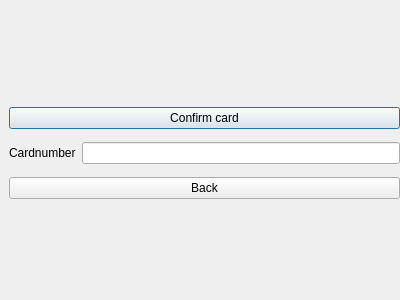
<?xml version="1.0" encoding="UTF-8"?>
<ui version="4.0">
 <class>cardReader</class>
 <widget class="QDialog" name="cardReader">
  <property name="geometry">
   <rect>
    <x>0</x>
    <y>0</y>
    <width>400</width>
    <height>300</height>
   </rect>
  </property>
  <property name="windowTitle">
   <string>Dialog</string>
  </property>
  <widget class="QWidget" name="gridLayoutWidget">
   <property name="geometry">
    <rect>
     <x>9</x>
     <y>100</y>
     <width>391</width>
     <height>107</height>
    </rect>
   </property>
   <layout class="QGridLayout" name="gridLayout">
    <item row="1" column="1">
     <widget class="QLineEdit" name="lineCardSignal"/>
    </item>
    <item row="1" column="0">
     <widget class="QLabel" name="label">
      <property name="text">
       <string>Cardnumber</string>
      </property>
     </widget>
    </item>
    <item row="0" column="0" colspan="2">
     <widget class="QPushButton" name="buttonCard">
      <property name="text">
       <string>Confirm card</string>
      </property>
     </widget>
    </item>
    <item row="2" column="0" colspan="2">
     <widget class="QPushButton" name="buttonCloseCard">
      <property name="text">
       <string>Back</string>
      </property>
     </widget>
    </item>
   </layout>
  </widget>
 </widget>
 <resources/>
 <connections/>
</ui>
